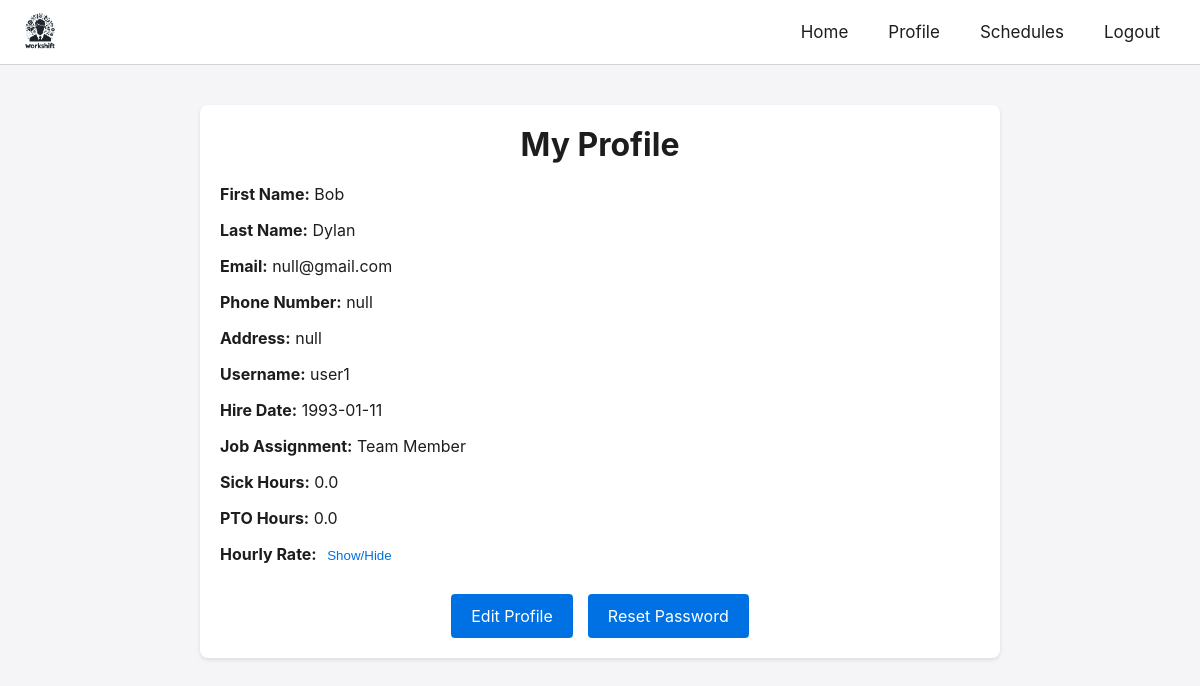
/profile (signed in), run on the app's committed database.
### workscheduler/classes/user.py (models this page shows, shortened)
class User(db.Model):
    __tablename__ = 'users'
    username = db.Column(db.String(80), primary_key=True)
    password_hash = db.Column(db.String(128), nullable=False)
    first_name = db.Column(db.String(80))
    last_name = db.Column(db.String(80))
    email = db.Column(db.String(120))
    phone = db.Column(db.String(20))
    address = db.Column(db.String(200))
    sick_hours = db.Column(db.Float, default=0)
    pto_hours = db.Column(db.Float, default=0)
    hourly_rate = db.Column(db.Float)
    job_assignment = db.Column(db.String(80))
    hire_date = db.Column(db.String(20))
    role = db.Column(db.String(20), default='employee')
    schedules = db.relationship('Schedule', backref='user', lazy=True)

### workscheduler/app.py (the view)
@app.route('/profile')
@login_required
def profile():
    username = session['username']
    user = User.query.filter_by(username=username).first()
    role = user.role
    return render_template('profile.html', user=user, role=role)

### workscheduler/templates/profile.html (shortened to what this page needs)
<!DOCTYPE html>
<html lang="en">
<head>
    <link rel="stylesheet" href="{{ url_for('static', filename='styles.css') }}">
</head>
<body>
    {% include 'navbar.html' %}
    <div class="content-container">
        <h1>My Profile</h1>
        <div class="profile-info">
            <p><strong>First Name:</strong> {{ user.first_name }}</p>
            <p><strong>Last Name:</strong> {{ user.last_name }}</p>
            <p><strong>Email:</strong> {{ user.email }}</p>
            <p><strong>Phone Number:</strong> {{ user.phone }}</p>
            <p><strong>Address:</strong> {{ user.address }}</p>
            <p><strong>Username:</strong> {{ user.username }}</p>
            <p><strong>Hire Date:</strong> {{ user.hire_date }}</p>
            <p><strong>Job Assignment:</strong> {{ user.job_assignment }}</p>
            <p><strong>Sick Hours:</strong> {{ user.sick_hours }}</p>
            <p><strong>PTO Hours:</strong> {{ user.pto_hours }}</p>
            <p>
                <strong>Hourly Rate:</strong>
                <button onclick="toggleHourlyRate()" style="background-color: transparent; color: #0071e3; border: none; cursor: pointer;">Show/Hide</button>
            </p>
        </div>
        <div class="button-group">
            <a href="/edit_profile" class="btn">Edit Profile</a>
            <a href="/reset_password" class="btn">Reset Password</a>
        </div>
    </div>
</body>
</html>

### workscheduler/static/styles.css (style rules this page uses)
*, *::before, *::after { box-sizing: border-box; }
body { margin: 0; font-family: -apple-system, BlinkMacSystemFont, 'Segoe UI', Roboto, Oxygen, Ubuntu, Cantarell, 'Open Sans', 'Helvetica Neue', sans-serif; color: #1d1d1f; background-color: #f5f5f7; }
a { text-decoration: none; color: inherit; }
.content-container { max-width: 800px; margin: 40px auto; padding: 20px; background-color: #ffffff; border-radius: 8px; box-shadow: 0 2px 4px rgba(0, 0, 0, 0.1); }
.content-container h1 { text-align: center; margin-top: 0; margin-bottom: 20px; }
.btn { display: inline-block; padding: 10px 20px; background-color: #0071e3; color: #ffffff; border: none; border-radius: 4px; text-decoration: none; font-size: 16px; cursor: pointer; }
.button-group { margin-top: 20px; display: flex; justify-content: center; gap: 15px; }
.button-group .btn { flex: 0 1 auto; }
.button-group { display: flex; justify-content: center; gap: 15px; margin-top: 30px; }
.btn { display: inline-block; padding: 12px 20px; background-color: #0071e3; color: #ffffff; border: none; border-radius: 4px; text-decoration: none; font-size: 16px; cursor: pointer; text-align: center; }

### data on the page
User: first_name "Bob", last_name "Dylan", email "null@gmail.com", phone "null", address "null", username "user1", hire_date "1993-01-11", job_assignment "Team Member", sick_hours "0.0", pto_hours "0.0"
